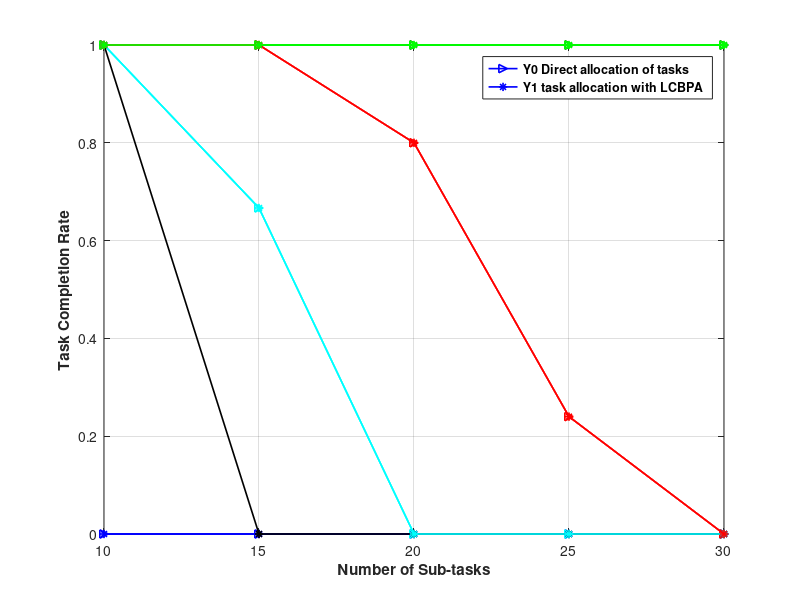

MATLAB code for this plot:
% Completion comparison with 
% or without the algoritm.
% 
clc;
clear;


x=[10 15 20 25 30];
Y0100=[0 0 0 0 0];
Y0150=[1 0 0 0 0];
Y0200=[1 0.6667 0 0 0];
Y0400=[1 1 0.8 0.24 0];
Y0500=[1 1 1 1 1];

Y1100=[0 0 0 0 0];
Y1150=[1 0 0 0 0];
Y1200=[1 0.6667 0 0 0];
Y1400=[1 1 0.8 0.24 0];
Y1500=[1 1 1 1 1];
figure
 h1 = plot(x,Y0100,'->blue','LineWidth',1.2); hold on;
      plot(x,Y0500,'->black','LineWidth',1.2);hold on;
      plot(x,Y0200,'->c','LineWidth',1.2);    hold on;
      plot(x,Y0400,'->red','LineWidth',1.2);  hold on;
      plot(x,Y0500,'->green','LineWidth',1.2);
 h2 = plot(x,Y1100,'-*blue','LineWidth',1.2); hold on;
      plot(x,Y1150,'-*black','LineWidth',1.2);hold on;
      plot(x,Y1200,'-*c','LineWidth',1.2);    hold on;
      plot(x,Y1400,'-*red','LineWidth',1.2);  hold on;
      plot(x,Y1500,'-*green','LineWidth',1.2);
      
 xlabel('Number of Sub-tasks','FontWeight','bold');
 ylabel('Task Completion Rate','FontWeight','bold');
 
%set(gca,'YTickLabel',{'0','20%','40%','60%','80%','100%',' '})
grid on;
legend([h1,h2],'Y0 Direct allocation of tasks','Y1 task allocation with LCBPA','Location','NorthEast','FontWeight','bold');
%([0,520,0,160]);
print('SubTaskCompletetion','-dpng');